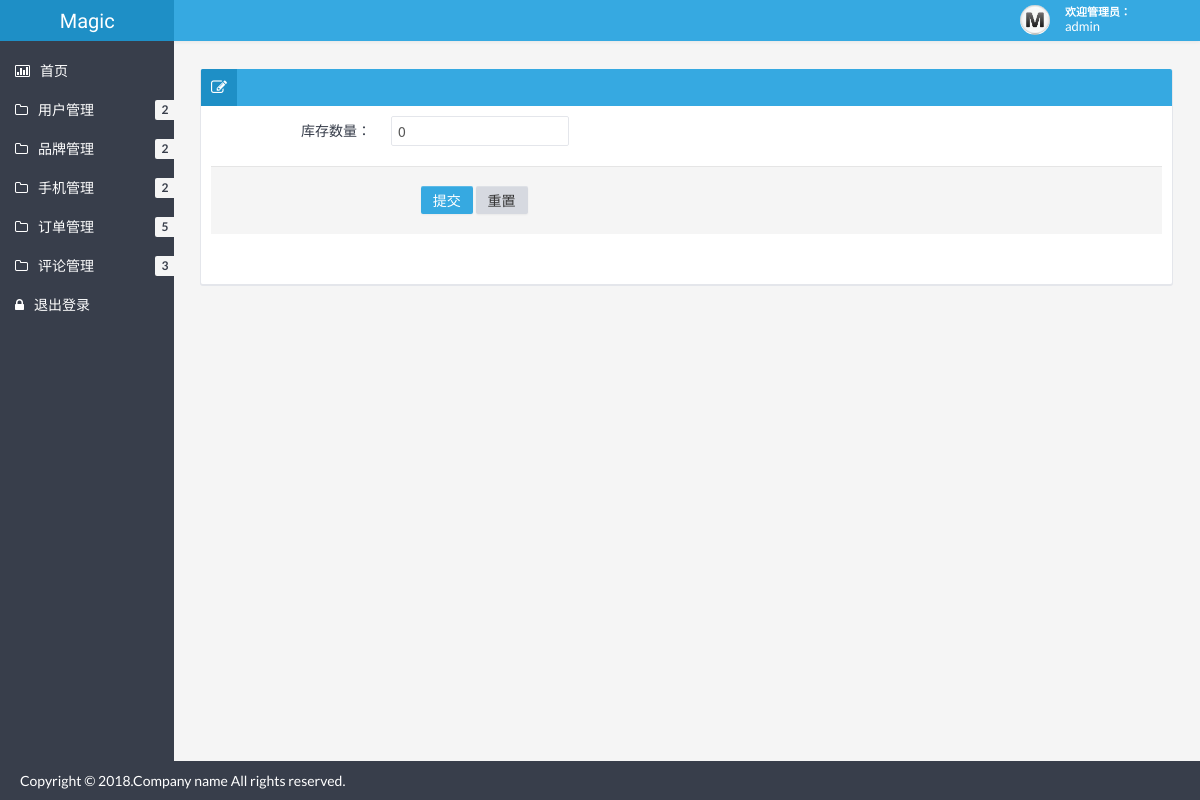
Before: /admin/editGoodsCount.php?gid=1&type=黑色 6 32GB (signed in) with the older database file.
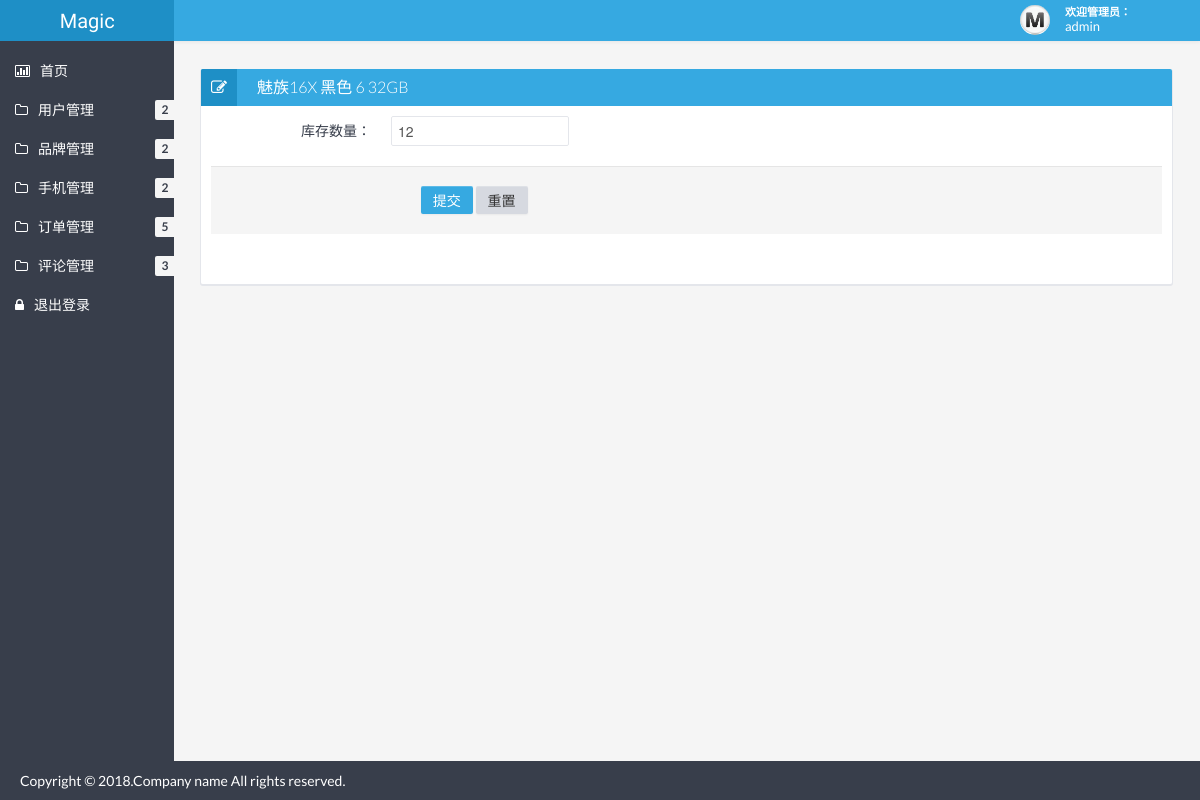
After: the same page with the newer database file.
### tables this page shows
CREATE TABLE `goods` (
  `gid` int(11) NOT NULL AUTO_INCREMENT COMMENT '商品id',
  `gname` varchar(20) NOT NULL COMMENT '商品名称',
  `introduction` varchar(100) NOT NULL COMMENT '商品详情',
  `picture` varchar(100) NOT NULL DEFAULT '\\php\\admin\\img\\goods\\default.jpg' COMMENT '商品图片地址',
  `cid` int(11) NOT NULL COMMENT '商品类别',
  `type` mediumtext NOT NULL COMMENT '商品型号',
  PRIMARY KEY (`gid`)
);

### admin/editGoodsCount.php (the view, shortened to what this page needs)
<?php
$gname = "";
$gcount = 0;
if(isset($_GET['gid'])){
	    $sql = 'select * from goods where gid ='.$_GET['gid'];
	    $res = mysql_query($sql);
	    $row = mysql_fetch_array($res);
	    $json_url = $row['type'];
	    $type_json = URLdecode($json_url);
	    $json_data = json_decode($type_json);
	    foreach((array)$json_data as $item){
	    	if(!strcmp($_GET['type'], $item->type)){
	    		$gcount = $item->gcount;
	    		$gname = $row['gname'].' '.$item->type;
	    	}
	    }
	}
	?>
	<!DOCTYPE html>
	<html lang="en">
	<head>
		<link href="css/bootstrap.min.css" rel="stylesheet" />
		<link href="css/bootstrap-responsive.min.css" rel="stylesheet" />
		<link href="css/style.min.css" rel="stylesheet" />
		<link href="css/style-responsive.min.css" rel="stylesheet" />
		<link href="css/retina.css" rel="stylesheet" />
	<meta http-equiv="Content-Type" content="text/html; charset=utf-8" /></head>
	<body>
		<?php include "header.php" ?>
		<div class="container-fluid-full">
		<div class="row-fluid">
		<?php include "banner.php" ?>
		<div id="content" class="span10">
		<div class="row-fluid">
		<div class="box span12">
		<div class="box-header">
		<h2><i class="icon-edit"></i><?php echo $gname;?></h2>
	</div>
	<div class="box-content">
		<form class="form-horizontal" action="<?php echo $_SERVER['PHP_SELF']; ?>" method="post"/>
			<fieldset>
				<div class="control-group">
					<label class="control-label" for="gcount">库存数量：</label>
					<div class="controls">
						<input onkeyup = "value=value.replace(/[^\d]/g,'')" type="text" class="span3"  id="gcount" name="gcount" value="<?php echo $gcount;?>"/>
					</div>
				</div>
				<div class="form-actions">&nbsp;&nbsp;&nbsp;&nbsp;&nbsp;&nbsp;&nbsp;&nbsp;&nbsp;&nbsp;
					<button type="submit" class="btn btn-primary">提交</button>
					<button type="reset" class="btn">重置</button>
				</div>
			</fieldset>
	</div>
</div>
</div>
</div>
</div>
<?php include "footer.php"?>
</div>
</body>
</html>

Changed rows visible on the page:
now on this page (row edited): goods: gname "魅族16X 黑色 6 32GB"
Other visible differences:
form field gcount: "0" → "12"
